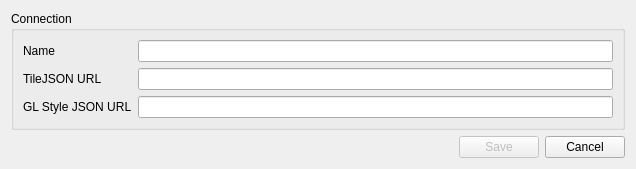
<?xml version="1.0" encoding="UTF-8"?>
<ui version="4.0">
 <class>DlgEditTileJSONConnection</class>
 <widget class="QDialog" name="DlgEditTileJSONConnection">
  <property name="geometry">
   <rect>
    <x>0</x>
    <y>0</y>
    <width>636</width>
    <height>154</height>
   </rect>
  </property>
  <property name="windowTitle">
   <string>Edit Connection</string>
  </property>
  <layout class="QVBoxLayout" name="verticalLayout_3" stretch="0,1">
   <item>
    <widget class="QGroupBox" name="groupBox">
     <property name="title">
      <string>Connection</string>
     </property>
     <layout class="QGridLayout" name="gridLayout" columnstretch="0,0">
      <item row="0" column="1">
       <widget class="QLineEdit" name="txtName">
        <property name="text">
         <string/>
        </property>
       </widget>
      </item>
      <item row="0" column="0">
       <widget class="QLabel" name="label">
        <property name="text">
         <string>Name</string>
        </property>
       </widget>
      </item>
      <item row="1" column="0">
       <widget class="QLabel" name="lblTileJsonUrl">
        <property name="text">
         <string>TileJSON URL</string>
        </property>
       </widget>
      </item>
      <item row="1" column="1">
       <widget class="QLineEdit" name="txtUrl">
        <property name="toolTip">
         <string>The URL to the TileJSON of the tile service (e.g. http://yourtilehoster.com/index.json)</string>
        </property>
        <property name="text">
         <string/>
        </property>
        <property name="placeholderText">
         <string/>
        </property>
       </widget>
      </item>
      <item row="2" column="1">
       <widget class="QLineEdit" name="txtStyleJsonUrl"/>
      </item>
      <item row="2" column="0">
       <widget class="QLabel" name="lblServerStyleJsonUrl">
        <property name="text">
         <string>GL Style JSON URL</string>
        </property>
       </widget>
      </item>
     </layout>
    </widget>
   </item>
   <item>
    <layout class="QHBoxLayout" name="horizontalLayout">
     <item>
      <spacer name="horizontalSpacer">
       <property name="orientation">
        <enum>Qt::Horizontal</enum>
       </property>
       <property name="sizeHint" stdset="0">
        <size>
         <width>40</width>
         <height>20</height>
        </size>
       </property>
      </spacer>
     </item>
     <item>
      <widget class="QPushButton" name="btnSave">
       <property name="enabled">
        <bool>false</bool>
       </property>
       <property name="text">
        <string>Save</string>
       </property>
       <property name="checkable">
        <bool>false</bool>
       </property>
      </widget>
     </item>
     <item>
      <widget class="QPushButton" name="btnCancel">
       <property name="text">
        <string>Cancel</string>
       </property>
      </widget>
     </item>
    </layout>
   </item>
  </layout>
 </widget>
 <resources/>
 <connections>
  <connection>
   <sender>btnCancel</sender>
   <signal>clicked()</signal>
   <receiver>DlgEditTileJSONConnection</receiver>
   <slot>reject()</slot>
   <hints>
    <hint type="sourcelabel">
     <x>472</x>
     <y>110</y>
    </hint>
    <hint type="destinationlabel">
     <x>259</x>
     <y>65</y>
    </hint>
   </hints>
  </connection>
  <connection>
   <sender>btnSave</sender>
   <signal>clicked()</signal>
   <receiver>DlgEditTileJSONConnection</receiver>
   <slot>accept()</slot>
   <hints>
    <hint type="sourcelabel">
     <x>391</x>
     <y>110</y>
    </hint>
    <hint type="destinationlabel">
     <x>259</x>
     <y>65</y>
    </hint>
   </hints>
  </connection>
 </connections>
</ui>
